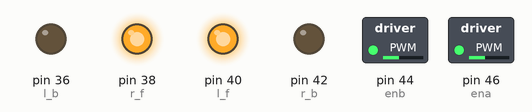
The sketch below on a simulated Arduino Mega 2560, built with avr-gcc and run on an emulated ATmega2560. Shown: switched loads named in the sketch (green lamp = pin HIGH), output pins drawn as LEDs (lit = HIGH).

Above: at 1.0 s.
At 3.0 s:
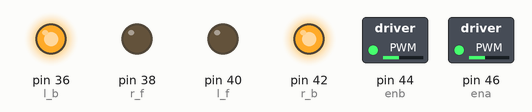
Timing chart, 0 to 5.2 s (numbered marks = the images above):
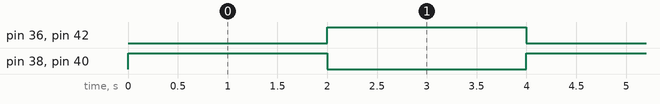

Measured:
- by itself, pin 36 (l_b), pin 38 (r_f), pin 40 (l_f), pin 42 (r_b): alternates HIGH for 2.0 s and LOW for 2.0 s

The sketch:

Motor.ino
```cpp
int ena = 46;
int enb = 44;
int l_f = 40;
int l_b = 36;
int r_f = 38;
int r_b = 42;

void setup() {
  // put your setup code here, to run once:
  pinMode(ena, OUTPUT);
  pinMode(enb, OUTPUT);
  pinMode(l_f, OUTPUT);
  pinMode(l_b, OUTPUT);
  pinMode(r_f, OUTPUT);
  pinMode(r_b, OUTPUT);

  analogWrite(ena, 100);
  analogWrite(enb, 100);
}
void forword(){
  digitalWrite(l_f, HIGH);
  digitalWrite(l_b, LOW);
  digitalWrite(r_f, HIGH);
  digitalWrite(r_b, LOW);
}
void backword(){
  digitalWrite(l_f, LOW);
  digitalWrite(l_b, HIGH);
  digitalWrite(r_f, LOW);
  digitalWrite(r_b, HIGH);
}

void loop() {
  // put your main code here, to run repeatedly:
  forword();
  delay(2000);
  backword();
  delay(2000);
}
```
